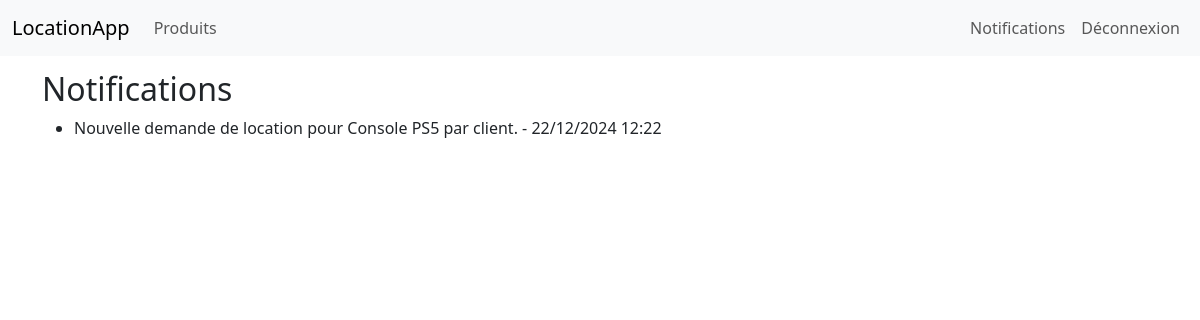
Page /notifications/ (signed in) on the earlier database version.
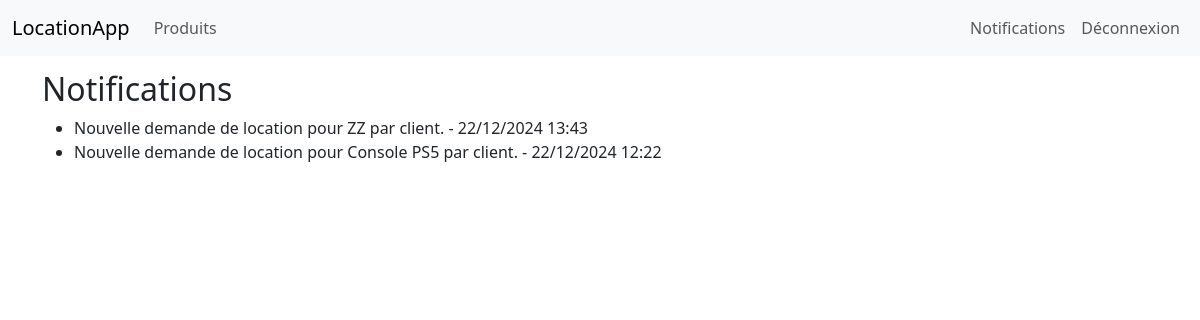
Same page on the later database version.
### location_app/models.py (models this page shows, shortened)
class Notification(db.Model):
    __tablename__ = 'notifications'
    id = db.Column(db.Integer, primary_key=True)
    user_id = db.Column(db.Integer, db.ForeignKey('users.id'), nullable=False)
    message = db.Column(db.String(255), nullable=False)
    is_read = db.Column(db.Boolean, default=False)
    created_at = db.Column(db.DateTime, default=datetime.utcnow)
    user = db.relationship('User', back_populates='notifications')

### location_app/notifications/routes.py (the view)
@notifications_bp.route('/')
@login_required
def notifications():
    notifications = Notification.query.filter_by(user_id=current_user.id).order_by(Notification.created_at.desc()).all()
    return render_template('notifications/notifications.html', notifications=notifications)

### location_app/models.py (called while the page is built)
@login.user_loader
def load_user(user_id):
    return User.query.get(int(user_id))

### location_app/templates/notifications/notifications.html (shortened to what this page needs)
{% extends "base.html" %}
{% block content %}
    <h2>Notifications</h2>
    {% if notifications %}
        <ul>
            {% for notif in notifications %}
                <li {% if not notif.is_read %} style="font-weight:bold;" {% endif %}>
                    {{ notif.message }} - {{ notif.created_at.strftime('%d/%m/%Y %H:%M') }}
                </li>
            {% endfor %}
        </ul>
    {% else %}
        <p>Aucune notification.</p>
    {% endif %}
{% endblock %}

### location_app/templates/base.html (shortened to what this page needs)
<!DOCTYPE html>
<html lang="fr">
<head>
    <link href="https://cdn.jsdelivr.net/npm/bootstrap@5.3.0/dist/css/bootstrap.min.css" rel="stylesheet">
</head>
<body>
    <nav class="navbar navbar-expand-lg navbar-light bg-light fixed-top">
        <div class="container-fluid">
            <a class="navbar-brand" href="{{ url_for('main.home') }}">LocationApp</a>
            <div class="collapse navbar-collapse" id="navbarNav">
                <ul class="navbar-nav me-auto mb-2 mb-lg-0">
                    <li class="nav-item">
                        <a class="nav-link" href="{{ url_for('products.list_products') }}">Produits</a>
                    </li>
                </ul>
                <ul class="navbar-nav">
                    <li class="nav-item">
                        <a class="nav-link" href="{{ url_for('notifications.notifications') }}">
                            Notifications
                        </a>
                    </li>
                    {% if current_user %}
                        <li class="nav-item">
                            <a class="nav-link" href="{{ url_for('auth.logout') }}">Déconnexion</a>
                        </li>
                    {% endif %}
                </ul>
            </div>
        </div>
    </nav>
    <div class="container">
        {% block content %}{% endblock %}
    </div>
</body>
</html>

### location_app/templates/base.html (style rules this page uses)
body { padding-top: 70px; }

Differences in the rows shown:
added Notification: message "Nouvelle demande de location pour ZZ par client.", created_at "22/12/2024 13:43"
